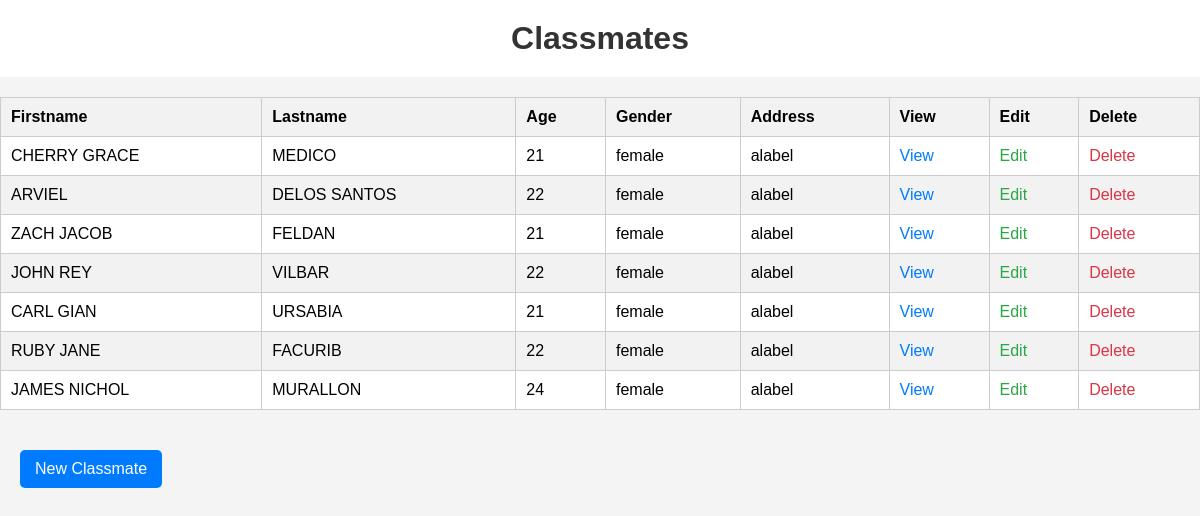
The page /classmate/ on the database its author committed.
### classmates/models.py (models this page shows, shortened)
class Classmate(models.Model):
    firstname = models.CharField(max_length=200)
    lastname = models.CharField(max_length=200)
    age = models.IntegerField()
    gender = models.CharField(max_length=200)
    address = models.CharField(max_length=200)

### classmates/views.py (the view)
# urls.py: path('', views.ClassmateList.as_view(), name='classmate_list'),
class ClassmateList(ListView):
    model = Classmate

### classmates/templates/classmates/classmate_list.html (shortened to what this page needs)
<!DOCTYPE html>
<html>
<head>
</head>
<body>
<h1>Classmates</h1>
<table>
    <thead>
        <tr>
            <th>Firstname</th>
            <th>Lastname</th>
            <th>Age</th>
            <th>Gender</th>
            <th>Address</th>
            <th>View</th>
            <th>Edit</th>
            <th>Delete</th>
        </tr>
    </thead>
    <tbody>
        {% for classmate in object_list %}
        <tr>
            <td>{{ classmate.firstname }}</td>
            <td>{{ classmate.lastname }}</td>
            <td>{{ classmate.age }}</td>
            <td>{{ classmate.gender }}</td>
            <td>{{ classmate.address }}</td>
            <td><a href="{% url "classmate_view" classmate.id %}">View</a></td>
            <td><a href="{% url "classmate_edit" classmate.id %}" class="edit">Edit</a></td>
            <td><a href="{% url "classmate_delete" classmate.id %}" class="delete">Delete</a></td>
        </tr>
        {% endfor %}
    </tbody>
</table>
<a href="{% url "classmate_new" %}" class="new">New Classmate</a>
</body>
</html>

### classmates/templates/classmates/classmate_list.html (style rules this page uses)
body { font-family: 'Arial', sans-serif; background-color: #f4f4f4; margin: 0; padding: 0; }
h1 { color: #333; text-align: center; padding: 20px; background-color: #fff; margin: 0; }
table { width: 100%; border-collapse: collapse; margin: 20px 0; background-color: #fff; }
th, td { border: 1px solid #ccc; padding: 10px; text-align: left; }
th { background-color: #f2f2f2; }
tr:nth-child(even) { background-color: #f2f2f2; }
a { text-decoration: none; color: #007bff; }
a.edit { color: #28a745; }
a.delete { color: #dc3545; }
a.new { background-color: #007bff; color: #fff; padding: 10px 15px; text-decoration: none; border-radius: 5px; display: inline-block; margin: 20px; }

### rows shown on the page
Classmate: firstname "CHERRY GRACE", lastname "MEDICO", age "21", gender "female", address "alabel"
Classmate: firstname "ARVIEL", lastname "DELOS SANTOS", age "22", gender "female", address "alabel"
Classmate: firstname "ZACH JACOB", lastname "FELDAN", age "21", gender "female", address "alabel"
Classmate: firstname "JOHN REY", lastname "VILBAR", age "22", gender "female", address "alabel"
Classmate: firstname "CARL GIAN", lastname "URSABIA", age "21", gender "female", address "alabel"
Classmate: firstname "RUBY JANE", lastname "FACURIB", age "22", gender "female", address "alabel"
Classmate: firstname "JAMES NICHOL", lastname "MURALLON", age "24", gender "female", address "alabel"
